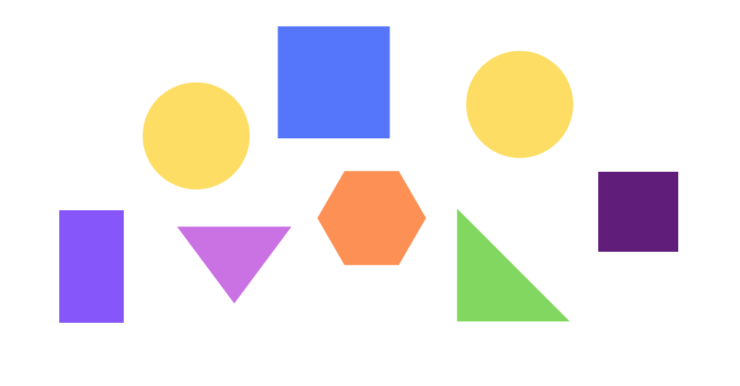
#> input picture Shapes Detection/Resources/shapes (1).png, 1480 x 772 px, found by its file name (shown at 1/2 size)
$ python 'Shapes detection - Image.py'
#> lines starting #> are read from the running program, lines starting #| are printed output that depends on the picture; after the words box and inside, x2 and y2 are one past the last pixel; in counts of white or black regions, pixels touching at a corner belong together
import cv2
import numpy as np


# Stacking function
def stackImages(scale, imgArray):
    rows = len(imgArray)
    cols = len(imgArray[0])
    rowsAvailable = isinstance(imgArray[0], list)
    width = imgArray[0][0].shape[1]
    height = imgArray[0][0].shape[0]
    if rowsAvailable:
        for x in range(0, rows):
            for y in range(0, cols):
                if imgArray[x][y].shape[:2] == imgArray[0][0].shape[:2]:
                    imgArray[x][y] = cv2.resize(imgArray[x][y], (0, 0), None, scale, scale)
                else:
                    imgArray[x][y] = cv2.resize(imgArray[x][y], (imgArray[0][0].shape[1], imgArray[0][0].shape[0]),
                                                None, scale, scale)
                if len(imgArray[x][y].shape) == 2: imgArray[x][y] = cv2.cvtColor(imgArray[x][y], cv2.COLOR_GRAY2BGR)
        imageBlank = np.zeros((height, width, 3), np.uint8)
        hor = [imageBlank] * rows
        hor_con = [imageBlank] * rows
        for x in range(0, rows):
            hor[x] = np.hstack(imgArray[x])
        ver = np.vstack(hor)
    else:
        for x in range(0, rows):
            if imgArray[x].shape[:2] == imgArray[0].shape[:2]:
                imgArray[x] = cv2.resize(imgArray[x], (0, 0), None, scale, scale)
            else:
                imgArray[x] = cv2.resize(imgArray[x], (imgArray[0].shape[1], imgArray[0].shape[0]), None, scale, scale)
            if len(imgArray[x].shape) == 2: imgArray[x] = cv2.cvtColor(imgArray[x], cv2.COLOR_GRAY2BGR)
        hor = np.hstack(imgArray)
        ver = hor
    return ver


# Contours detection
def getContours(img):
    contours, hierarchy = cv2.findContours(img, cv2.RETR_EXTERNAL, cv2.CHAIN_APPROX_NONE)
    for cnt in contours:
        area = cv2.contourArea(cnt)
        print(area)
        if area > 500:
            cv2.drawContours(imgContour, cnt, -1, (255, 0, 0), 3)
            peri = cv2.arcLength(cnt, True)
            print(peri)
            approx = cv2.approxPolyDP(cnt, 0.02 * peri, True)
            print(len(approx))
            objCor = len(approx)
            x, y, w, h = cv2.boundingRect(approx)

            # Detect the shapes based on the length of approx array
            if objCor == 3:
                objectType = "Triangle"
            elif objCor == 4:
                aspRatio = w / float(h)
                if 0.98 < aspRatio < 1.03:
                    objectType = "Square"
                else:
                    objectType = "Rectangle"
            elif objCor == 5:
                objectType = "Pentagon"
            elif objCor == 6:
                objectType = "Hexagon"
            elif objCor > 7:
                objectType = "Circle"
            else:
                objectType = "None"

            cv2.rectangle(imgContour, (x - 5, y - 5), (x + w + 2, y + h + 2), (0, 255, 0), 2)
            cv2.putText(imgContour, objectType,
                        (int(x + (w / 2) - 20), int(y + (h / 2) - 14)),
                        cv2.FONT_HERSHEY_COMPLEX_SMALL, 0.51, (0, 0, 0),1)
            cv2.putText(imgContour, "A: " + str(area) + "mm",
                        (int(x + (w / 2) - 30), int(y + (h / 2))),
                        cv2.FONT_HERSHEY_COMPLEX_SMALL, 0.5, (0, 0, 0), 1)
            cv2.putText(imgContour, "P: " + str(peri) + "mm",
                        (int(x + (w / 2) - 30), int(y + (h / 2) + 12)),
                        cv2.FONT_HERSHEY_COMPLEX_SMALL, 0.5, (0, 0, 0), 1)
            # cv2.rectangle(imgContour, (x, y), (x + w, y + h), (0, 255, 0), 2)
            # cv2.putText(imgContour, objectType,
            #             (x + (w // 2) - 10, y + (h // 2) - 10),
            #             cv2.FONT_HERSHEY_COMPLEX, 0.7, (0, 0, 0), 2)


path = "resources/shapes (1).png"
img = cv2.imread(path)
#> img is the input picture: shape (772, 1480, 3); mean B, G, R 233.4, 231.5, 237.2
imgContour = img.copy()

imgGray = cv2.cvtColor(img, cv2.COLOR_BGR2GRAY)
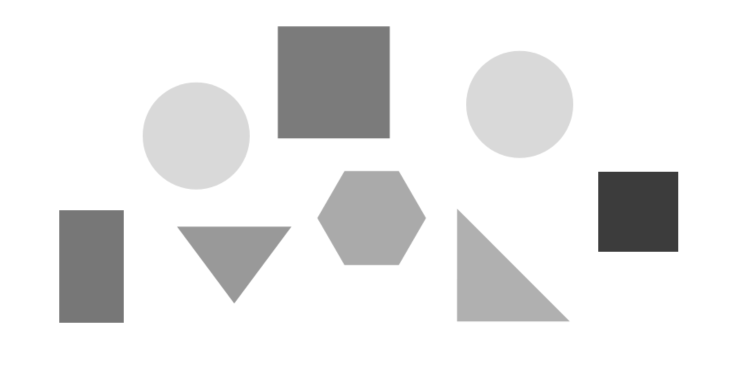
#> imgGray: shape (772, 1480) (shown at 1/2 size); min 60, max 255, mean 233.4
imgBlur = cv2.GaussianBlur(imgGray, (7, 7), 1)
imgCanny = cv2.Canny(imgBlur, 50, 50)
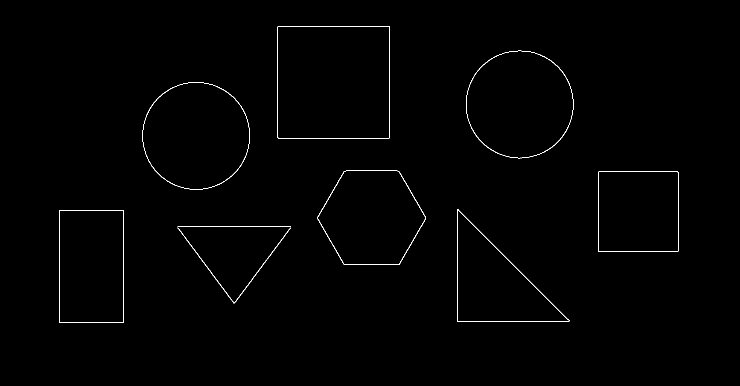
#> imgCanny: shape (772, 1480) (shown at 1/2 size); 0.55% white in thin lines or dots, all inside (x1, y1, x2, y2) = (118, 52, 1357, 646)
getContours(imgCanny)
#> in getContours, `contours, hierarchy = cv2.findContours(img, cv2.RETR_EXTERNAL, cv2.CHA..`: contours = 9 contours, 1 with area under 20; largest, box (x1, y1, x2, y2) and area: (555, 52, 780, 277) 50174, (932, 101, 1147, 317) 36080, (285, 164, 500, 380) 36077, (635, 341, 852, 530) 30752, (118, 420, 248, 646) 29023, (1196, 343, 1357, 504) 25598, (914, 418, 1139, 643) 25314, (355, 455, 582, 607) 220
#> the loop in getContours, `for cnt in contours:` made 9 passes
#> (area, peri, approx, objCor, x, y, w, h) on passes 3, 5, 9: (29023, 705.7, [[119, 420], [118, 644], [246, 645], [247, 421]], 4, 118, 420, 130, 226), (25598, 637.7, [[1197, 343], [1196, 502], [1355, 503], [1356, 344]], 4, 1196, 343, 161, 161), (50174, 893.7, [[556, 52], [555, 275], [778, 276], [779, 53]], 4, 555, 52, 225, 225)
#> (area, peri, approx, objCor, x, y, w, h) on pass 4: (25314.5, 766.5, [[914, 418], [914, 642], [1138, 642]], 3, 914, 418, 225, 225)
#> (printed output is left out)
#> after the loop in getContours, `for cnt in contours:`:
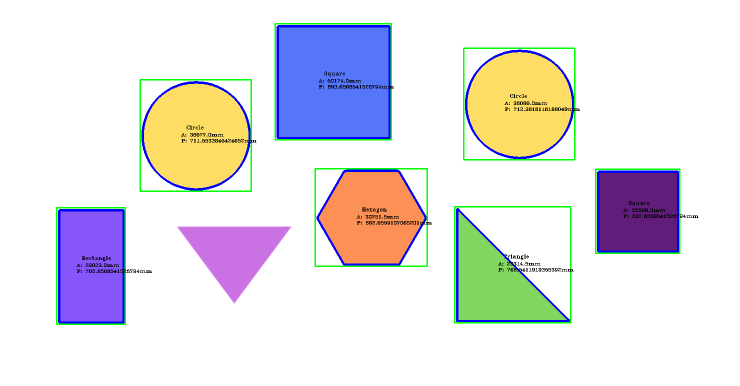
#> imgContour: shape (772, 1480, 3) (shown at 1/2 size); 3.95% of pixels changed, all inside (x1, y1, x2, y2) = (112, 46, 1397, 650)
imgBlank = np.zeros_like(img)
imgStack = stackImages(0.8, ([img, imgGray, imgBlur],
                             [imgCanny, imgContour, imgBlank]))
#> after the loop in stackImages, `for x in range(0, rows):`: hor = 2 items
#> in stackImages, `ver = np.vstack(hor)`:
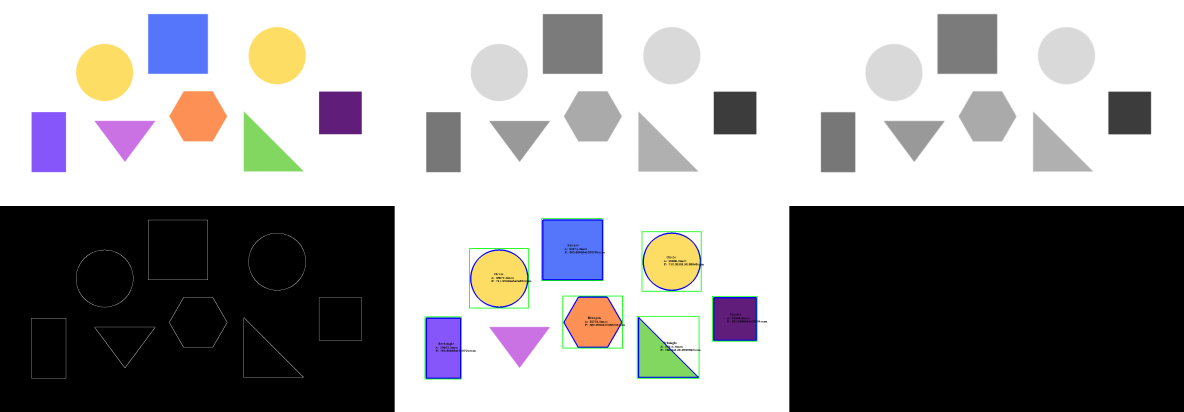
#> ver: shape (1236, 3552, 3) (shown at 1/3 size); mean of channels 0, 1, 2 155.2, 154.4, 155.6; drawn as B, G, R
cv2.imshow("imgContour", imgContour)
# cv2.imshow("Stack", imgStack)
cv2.waitKey(0)

$ run again, with Shapes Detection/Resources/shapes.png copied over Shapes Detection/Resources/shapes (1).png
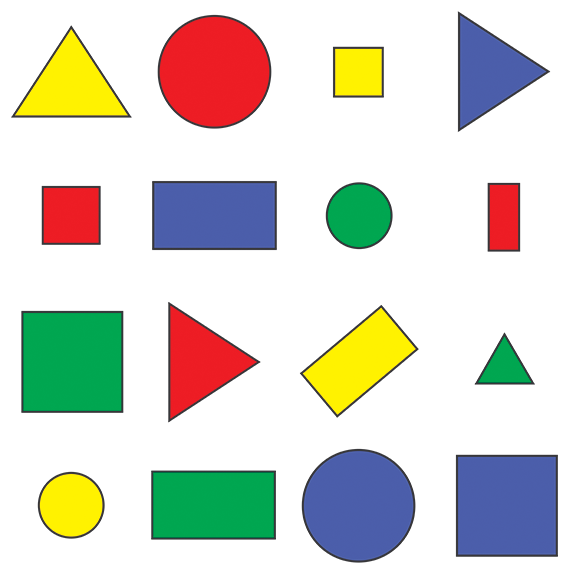
#> input picture Shapes Detection/Resources/shapes.png, 576 x 577 px, found by its file name
#> img is the input picture: shape (577, 576, 3); mean B, G, R 205.1, 214.3, 214.2
#> `imgCanny = cv2.Canny(imgBlur, 50, 50)`:
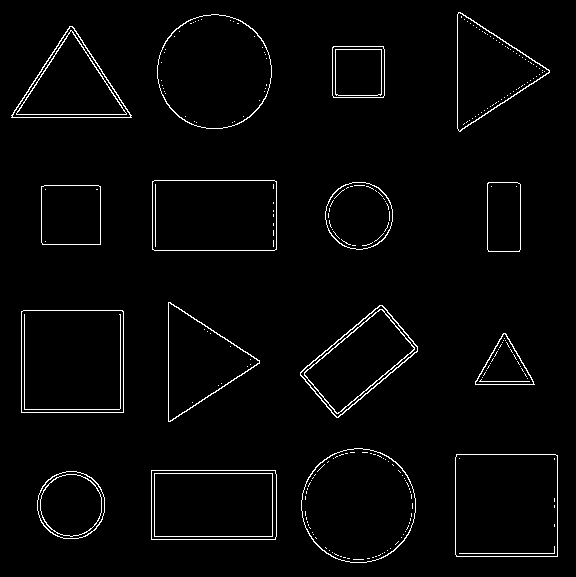
#> imgCanny: shape (577, 576); 2.4% white in thin lines or dots
#> contours = 16 contours; largest, box (x1, y1, x2, y2) and area: (21, 310, 124, 413) 10402, (455, 454, 558, 557) 10398, (301, 448, 416, 563) 10236, (157, 14, 272, 129) 10234, (152, 180, 277, 251) 8674
#> the loop in getContours, `for cnt in contours:` made 16 passes
#> (area, peri, approx, objCor, x, y, w, h) on passes 2, 3, 6, 7, 9: (8619, 386.8, [[151, 470], [151, 539], [275, 539], [275, 470]], 4, 151, 470, 125, 70), (10398.5, 406.2, [[456, 454], [456, 556], [557, 556], [557, 455]], 4, 456, 454, 102, 103), (10402, 406.8, [[21, 311], [21, 412], [123, 412], [122, 310]], 4, 21, 310, 103, 103), (6389, 338.5, [[382, 305], [300, 372], [336, 417], [417, 351]], 4, 300, 305, 118, 113), (3475.5, 234.2, [[41, 186], [42, 244], [100, 244], [100, 186]], 4, 41, 186, 60, 59)
#> (printed output is left out)
#> after the loop in stackImages, `for x in range(0, rows):`: hor = 2 items
#> in stackImages, `ver = np.vstack(hor)`:
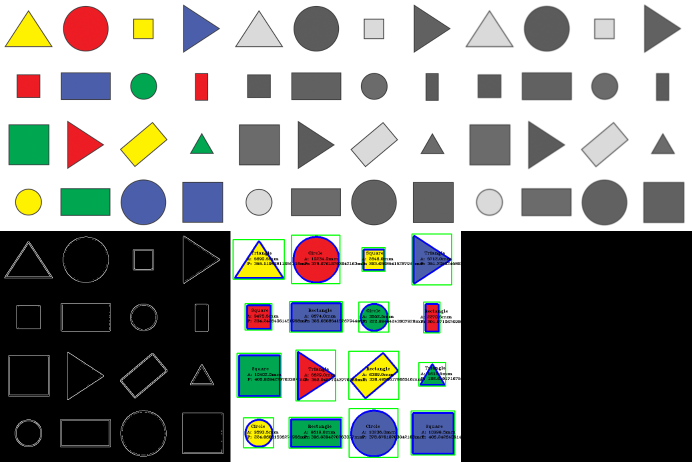
#> ver: shape (924, 1383, 3) (shown at 1/2 size); mean of channels 0, 1, 2 138.3, 140.9, 138.6; drawn as B, G, R
